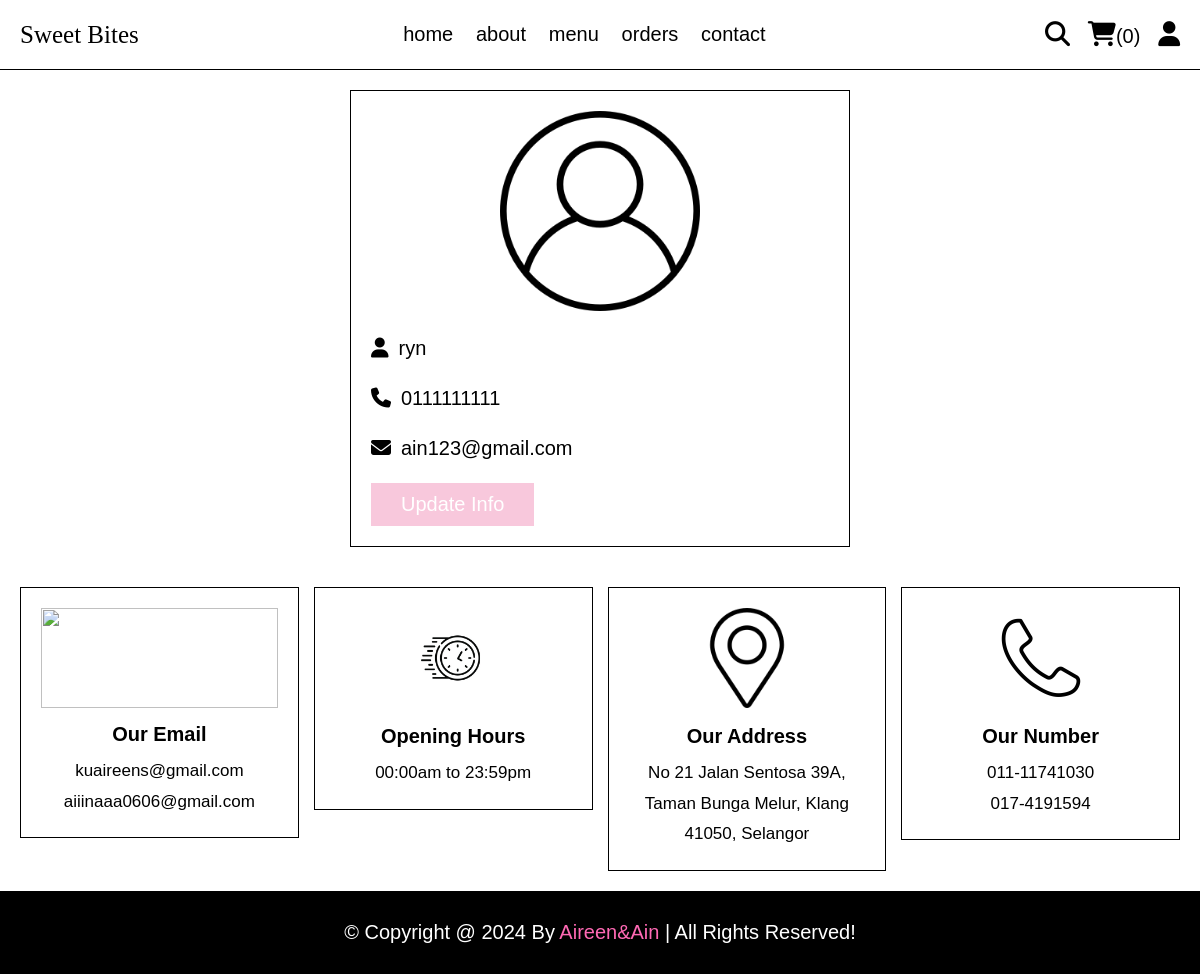
The app's page /profile.php (signed in) with its own data.
### tables this page shows
CREATE TABLE `users` (
  `id` int(100) NOT NULL,
  `name` varchar(20) NOT NULL,
  `email` varchar(50) NOT NULL,
  `number` varchar(10) NOT NULL,
  `password` varchar(50) NOT NULL
);

### profile.php (the view, shortened to what this page needs)
<?php
include 'components/connect.php';
?>
<!DOCTYPE html>
<html lang="en">
<head>
   <link rel="stylesheet" href="https://cdnjs.cloudflare.com/ajax/libs/font-awesome/6.1.1/css/all.min.css">
   <link rel="stylesheet" href="css/style.css">
</head>
<body>
<?php include 'components/user_header.php'; ?>
<section class="user-details">
   <div class="user">
      <img src="images/user-icon.png" alt="">
      <p><i class="fas fa-user"></i><span><span><?= $fetch_profile['name']; ?></span></span></p>
      <p><i class="fas fa-phone"></i><span><?= $fetch_profile['number']; ?></span></p>
      <p><i class="fas fa-envelope"></i><span><?= $fetch_profile['email']; ?></span></p>
      <a href="update_profile.php" class="btn">update info</a>
   </div>
</section>
<?php include 'components/footer.php'; ?>
</body>
</html>

### css/style.css (style rules this page uses)
:root { --soft-pink: #ffc0cb; --lavender: #f4c0ff; --pink: #ff69b4; --black: #000000; --white: #ffffff; --light-gray: #f8f8f8; --red: #ff0000; --border: 1px solid #000000; }
* { font-family: 'calibri', sans-serif; margin: 0; padding: 0; box-sizing: border-box; outline: none; border: none; text-decoration: none; }
html { font-size: 62.5%; overflow-x: hidden; scroll-behavior: smooth; stop-opacity: 7rem; }
section { margin: 0 auto; max-width: 1200px; padding: 2rem; }
.btn, .delete-btn { margin-top: 1rem; display: inline-block; font-size: 2rem; padding: 1rem 3rem; cursor: pointer; text-transform: capitalize; transition: .2s linear; }
.btn { background-color: #F8C8DC ; color: var(--white); }
.user-details .user { max-width: 50rem; margin:0 auto; border:var(--border); padding:2rem; }
.user-details .user img { width: 100%; height: 20rem; object-fit: contain; margin-bottom: 1rem; }
.user-details .user p { padding:1rem 0; line-height: 1.5; font-size: 2rem; }
.user-details .user p span { color:var(--black); }
.user-details .user p i { margin-right: 1rem; color:var(--light-color); }

### records on screen
users: name "ryn", number "0111111111", email "ain123@gmail.com"

### other values on screen
$total_cart_items "0"
